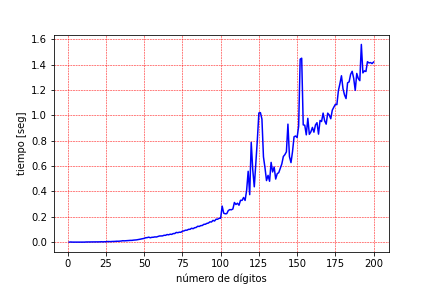

This chart was generated by the following Python code:
import actividad4_DavidSeijas_4_4 as multStrassen
import random as rnd
import matplotlib.pyplot as plt
import time
import math

mindigs = 1
maxdigs = 400
digstep   = 1

numdigs = []
tiempos = []
tnormal = []
nlog = []
tlog = []

n = mindigs
while n <= maxdigs:
   A = []
   B = []
   for i in range(n):
       A.append([0]*n)
       B.append([0]*n)
       for j in range(n):
           A[i][j] = rnd.randint(0, 9)
           B[i][j] = rnd.randint(0, 9)
   
   ini = time.time()
   c = multStrassen.mult_strassen(A, B)
   fin = time.time()
   numdigs += [n]
   t = fin-ini
   t_norm = t / (n**(math.log(3)/math.log(2)))
   tiempos += [t]
   tnormal += [t_norm]
   nlog += [math.log(n)]
   print ("n =", n, "tiempo =", t, "[seg]")
   n += digstep

plt.plot(numdigs, tiempos, "b-")
plt.grid(b=True, which='major',axis='both', color='r', linestyle='--', linewidth=0.5)
plt.xlabel('número de dígitos')
plt.ylabel('tiempo [seg]')
plt.savefig("strassen-tiempos.png")
#plt.show()
plt.clf()
